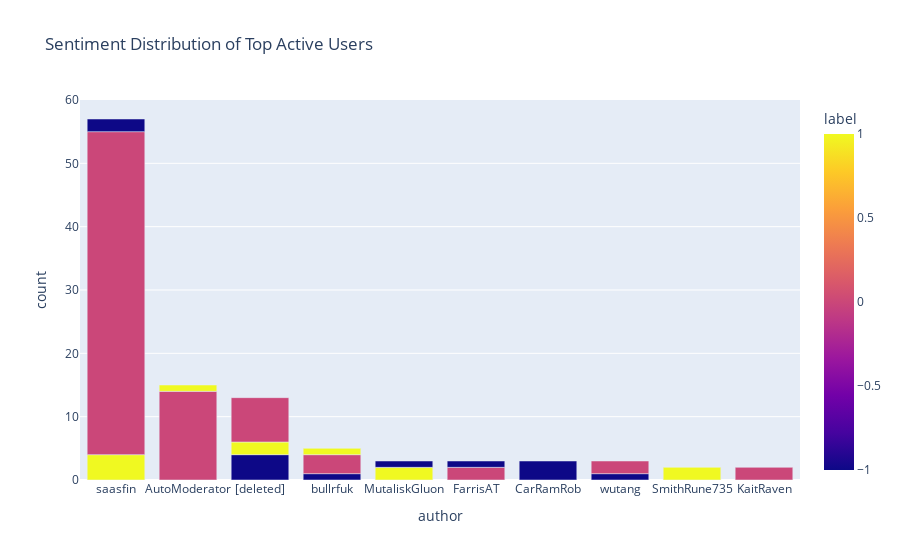

Notebook code cell kept with this figure:
### Markdown cell above
### Figure 3 
分析 最常發言(無論是post或是comment)的前 N個用戶用戶中，的情緒分布

### Code cell
#分析 最常發言(無論是post或是comment)的前N個用戶用戶中，的大部分情緒分布

#計算每個 user 的發文數，找出前10個
top_n_users= 10
top_users = stock_df['author'].value_counts().head(top_n_users).index

# 過濾資料，只保留前 N 大發言用戶
df_top_users = stock_df[stock_df['author'].isin(top_users)]

# 按照 user 與 label 分組，計算每個情緒出現次數
user_sentiment_dist = df_top_users.groupby(['author', 'label']).size().reset_index(name="count")

user_sentiment_dist['total'] = user_sentiment_dist.groupby('author')['count'].transform('sum')
user_sentiment_dist = user_sentiment_dist.sort_values('total', ascending=False)

print(user_sentiment_dist.head())

#畫圖

fig = px.bar(user_sentiment_dist, 
             x="author", y="count", color="label",
             title="Sentiment Distribution of Top Active Users",
             barmode="stack")  # 堆疊圖
fig.show()

### Figure 1 — Plotly figure (JSON) as saved in the notebook; plotly's stock layout.template omitted (floating-point values rounded to 4 significant figures)
{"data": [{"hovertemplate": "author=%{x}<br>count=%{y}<br>label=%{marker.color}<extra></extra>", "legendgroup": "", "marker": {"color": [1.0, 0.0, -1.0, 0.0, 1.0, -1.0, 1.0, 0.0, -1.0, 0.0, 1.0, 1.0, -1.0, 0.0, -1.0, -1.0, -1.0, 0.0, 1.0, 0.0], "coloraxis": "coloraxis", "pattern": {"shape": ""}}, "name": "", "orientation": "v", "showlegend": false, "textposition": "auto", "type": "bar", "x": ["saasfin", "saasfin", "saasfin", "AutoModerator", "AutoModerator", "[deleted]", "[deleted]", "[deleted]", "bullrfuk", "bullrfuk", "bullrfuk", "MutaliskGluon", "MutaliskGluon", "FarrisAT", "FarrisAT", "CarRamRob", "wutang", "wutang", "SmithRune735", "KaitRaven"], "xaxis": "x", "y": [4, 51, 2, 14, 1, 4, 2, 7, 1, 3, 1, 2, 1, 2, 1, 3, 1, 2, 2, 2], "yaxis": "y"}], "layout": {"barmode": "stack", "coloraxis": {"colorbar": {"title": {"text": "label"}}, "colorscale": [[0, "#0d0887"], [0.1111, "#46039f"], [0.2222, "#7201a8"], [0.3333, "#9c179e"], [0.4444, "#bd3786"], [0.5556, "#d8576b"], [0.6667, "#ed7953"], [0.7778, "#fb9f3a"], [0.8889, "#fdca26"], [1, "#f0f921"]]}, "legend": {"tracegroupgap": 0}, "title": {"text": "Sentiment Distribution of Top Active Users"}, "xaxis": {"anchor": "y", "domain": [0, 1], "title": {"text": "author"}}, "yaxis": {"anchor": "x", "domain": [0, 1], "title": {"text": "count"}}}}
